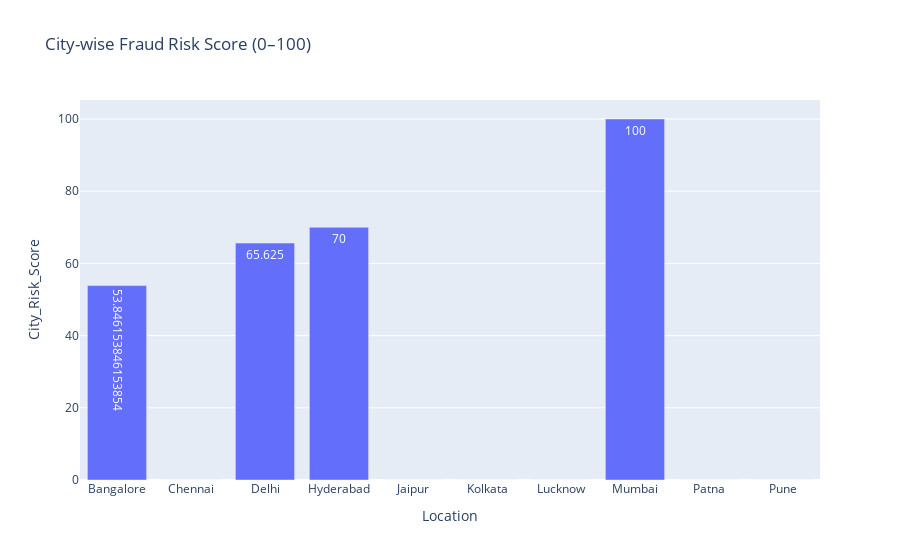

Notebook cell for this chart:
### Code cell
fig = px.bar(
    city_fraud_count,
    x="Location",
    y="City_Risk_Score",
    title="City-wise Fraud Risk Score (0–100)",
    text="City_Risk_Score"
)

fig.show()

### Figure 1 — Plotly figure (JSON) as saved in the notebook; plotly's stock layout.template omitted (floating-point values rounded to 4 significant figures)
{"data": [{"alignmentgroup": "True", "hovertemplate": "Location=%{x}<br>City_Risk_Score=%{text}<extra></extra>", "legendgroup": "", "marker": {"color": "#636efa", "pattern": {"shape": ""}}, "name": "", "offsetgroup": "", "orientation": "v", "showlegend": false, "text": [53.85, 0, 65.62, 70, 0, 0, 0, 100, 0, 0], "textposition": "auto", "type": "bar", "x": ["Bangalore", "Chennai", "Delhi", "Hyderabad", "Jaipur", "Kolkata", "Lucknow", "Mumbai", "Patna", "Pune"], "xaxis": "x", "y": [53.85, 0, 65.62, 70, 0, 0, 0, 100, 0, 0], "yaxis": "y"}], "layout": {"barmode": "relative", "legend": {"tracegroupgap": 0}, "title": {"text": "City-wise Fraud Risk Score (0–100)"}, "xaxis": {"anchor": "y", "domain": [0, 1], "title": {"text": "Location"}}, "yaxis": {"anchor": "x", "domain": [0, 1], "title": {"text": "City_Risk_Score"}}}}
